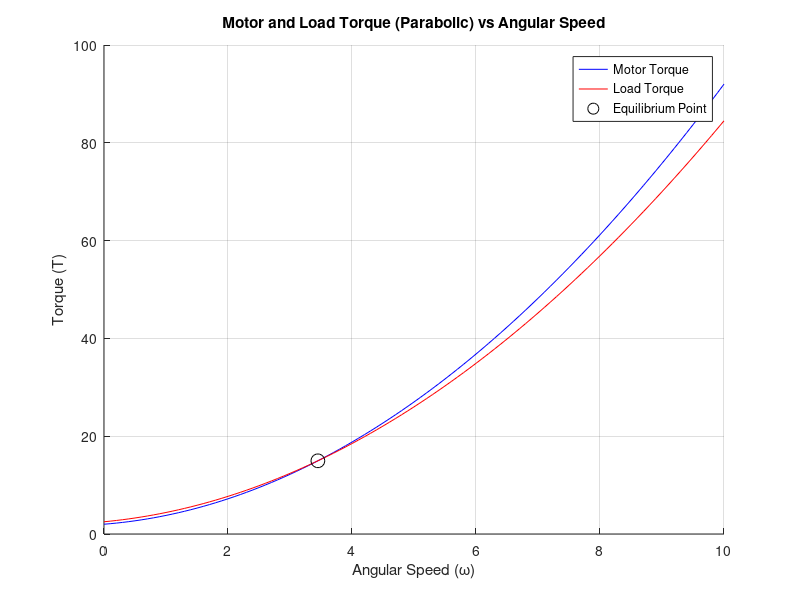

Recreate this plot in MATLAB.
% Define coefficients for motor and load torque parabolic equations
am = 0.8; bm = 1; cm = 2; % Coefficients for motor torque
al = 0.7; bl = 1.2; cl = 2.5; % Coefficients for load torque

% Define a range of angular speeds
omega = 0:0.1:10; % Adjust the range as needed

% Define the motor and load torques
Tm = @(omega) am * omega.^2 + bm * omega + cm; % Motor torque (Parabolic)
Tl = @(omega) al * omega.^2 + bl * omega + cl; % Load torque (Parabolic)

% Plotting
figure;
hold on;
plot(omega, Tm(omega), 'b', 'DisplayName', 'Motor Torque');
plot(omega, Tl(omega), 'r', 'DisplayName', 'Load Torque');

% Find the equilibrium point
equilibrium_roots = roots([am-al, bm-bl, cm-cl]);
equilibrium_roots = real(equilibrium_roots(abs(imag(equilibrium_roots)) < 1e-10));
equilibrium_roots = sort(equilibrium_roots(equilibrium_roots >= min(omega) & equilibrium_roots <= max(omega)));
if isempty(equilibrium_roots)
    error('No real torque-balance equilibrium lies in the displayed speed range.');
end
omega_eq = equilibrium_roots(1); % First equilibrium in the displayed range
T_eq = Tm(omega_eq);

% Plot the equilibrium point
plot(omega_eq, T_eq, 'ko', 'MarkerSize', 10, 'DisplayName', 'Equilibrium Point');

% Add labels, title, and legend
xlabel('Angular Speed (ω)');
ylabel('Torque (T)');
title('Motor and Load Torque (Parabolic) vs Angular Speed');
legend('show');
grid on;

% Define system parameters
J =10; % Moment of inertia (Define this value)

% System linearization around the operating point
% Derivatives of Tm and Tl with respect to omega at the equilibrium point
dTm_domega = 2 * am * omega_eq + bm;
dTl_domega = 2 * al * omega_eq + bl;

% State-space representation (Linearized around the equilibrium point)
A = [(dTm_domega-dTl_domega)/J]; % J*omega_dot = Tm(omega)-Tl(omega)
B = [1/J];
C = [1];
D = [0];

% Check stability
eigenvalues = eig(A);
isStable = all(real(eigenvalues) < 0);

% Display the equilibrium point in command window
fprintf('Equilibrium occurs at Angular Speed = %.2f, Torque = %.2f\n', omega_eq, T_eq);

% Display the result of stability check
if isStable
    disp('The equilibrium point is stable.');
else
    disp('The equilibrium point is not stable.');
end
